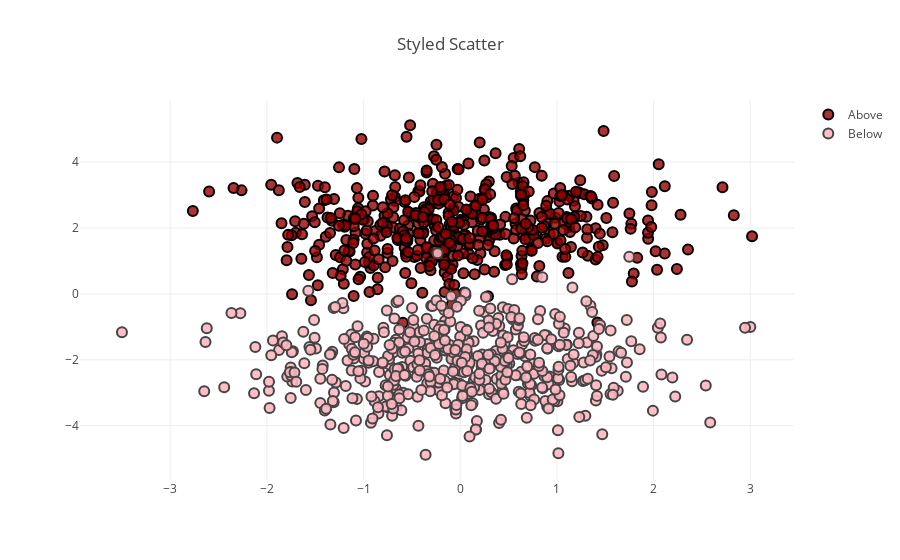

Notebook source saved alongside this figure:
### Code cell
N = 500

trace0 = go.Scatter(
    x = np.random.randn(N),
    y = np.random.randn(N)+2,
    name = 'Above',
    mode = 'markers',
    marker = dict(
        size = 10,
        color = 'rgba(152, 0, 0, .8)',
        line = dict(
            width = 2,
            color = 'rgb(0, 0, 0)'
        )
    )
)

trace1 = go.Scatter(
    x = np.random.randn(N),
    y = np.random.randn(N)-2,
    name = 'Below',
    mode = 'markers',
    marker = dict(
        size = 10,
        color = 'rgba(255, 182, 193, .9)',
        line = dict(
            width = 2,
        )
    )
)

data = [trace0, trace1]

layout = dict(title = 'Styled Scatter',
              yaxis = dict(zeroline = False),
              xaxis = dict(zeroline = False)
             )

fig = dict(data=data, layout=layout)
iplot(fig, filename='styled-scatter')

### Figure 1 — Plotly figure (JSON) as saved in the notebook; plotly's stock layout.template omitted (floating-point values rounded to 4 significant figures; data arrays with more than 128 entries replaced by an {"elided": "..."} marker saying what was removed)
{"data": [{"marker": {"color": "rgba(152, 0, 0, .8)", "line": {"color": "rgb(0, 0, 0)", "width": 2}, "size": 10}, "mode": "markers", "name": "Above", "type": "scatter", "x": {"elided": "500 float values"}, "y": {"elided": "500 float values"}}, {"marker": {"color": "rgba(255, 182, 193, .9)", "line": {"width": 2}, "size": 10}, "mode": "markers", "name": "Below", "type": "scatter", "x": {"elided": "500 float values"}, "y": {"elided": "500 float values"}}], "layout": {"title": "Styled Scatter", "xaxis": {"zeroline": false}, "yaxis": {"zeroline": false}}}
